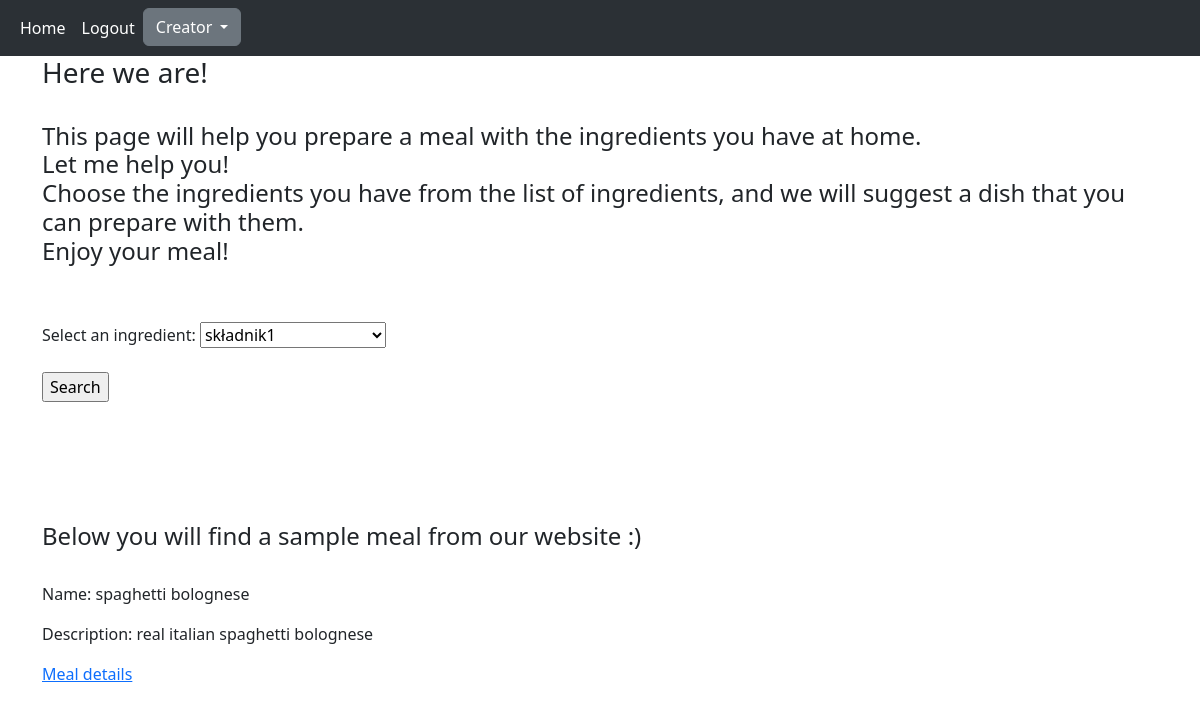
Screenshot of / (signed in) with the database file from the repository.
### Dish_Helper_app/models.py (models this page shows, shortened)
class Meal(models.Model):
    name = models.CharField(max_length=128, unique=True)
    description = models.TextField()
    recipe = models.TextField()
    total_time = models.PositiveIntegerField()
    servings = models.PositiveSmallIntegerField()
    measurement = models.ManyToManyField('Ingredient', through='IngredientMeasurement')

### Dish_Helper_app/views.py (the view, shortened to what this page needs)
# urls.py: path('', MainPageView.as_view(), name='base'),
class MainPageView(View):
    def get_random_meal(self):
        return Meal.objects.order_by('?').first()
    def get(self, request):
        meals = list(Meal.objects.all())
        ingredients = Ingredient.objects.all()
        random_meal = self.get_random_meal()
        return render(
            request,
            'templates/Dish_Helper_app/home_page.html',
            context={'meals': meals, 'random_meal': random_meal, 'ingredients': ingredients}
        )

### templates/Dish_Helper_app/home_page.html (shortened to what this page needs)
{% extends 'templates/Dish_Helper_app/base.html' %}
{% block content %}
    <h3>Here we are!</h3><br>
    <h4>This page will help you prepare a meal with the ingredients you have at home.<br>
    Let me help you!<br>
    Choose the ingredients you have from the list of ingredients, and we will suggest a dish that you can prepare with them.<br>
    Enjoy your meal!</h4><br><br>
    {% if user.is_authenticated %}
    <form method="post">
		<label for="ingredient">Select an ingredient:</label>
		<select name="ingredient" id="ingredient">
			{% for ingredient in ingredients %}
			<option value="{{ ingredient.id }}">{{ ingredient.name }}</option>
			{% endfor %}
		</select><br><br>
        <input type="submit" value="Search"><br><br>
	</form>
        <br><br><br><br>
    {% else %}
        <a href="{% url 'login' %}">Please Login</a><br><br><br><br>
    {% endif %}
    <h4>Below you will find a sample meal from our website :)</h4><br>
    <p>Name: {{ random_meal.name }}</p>
    <p>Description: {{ random_meal.description }}</p>
    {% if user.is_authenticated %}
        <a href='mealdetail/{{ random_meal.id }}/'>Meal details</a><br><br>
    {% else %}
        <h4>You need to be logged in, to see Meal details.</h4>
        <a href="{% url 'login' %}">---> Login</a><br>
        <a href="{% url 'register' %}">---> Register</a><br>
    {% endif %}
{% endblock %}

### rows the page displays
Meal: name "spaghetti bolognese", description "real italian spaghetti bolognese"

### other values shown
form field ingredient "składnik1"
